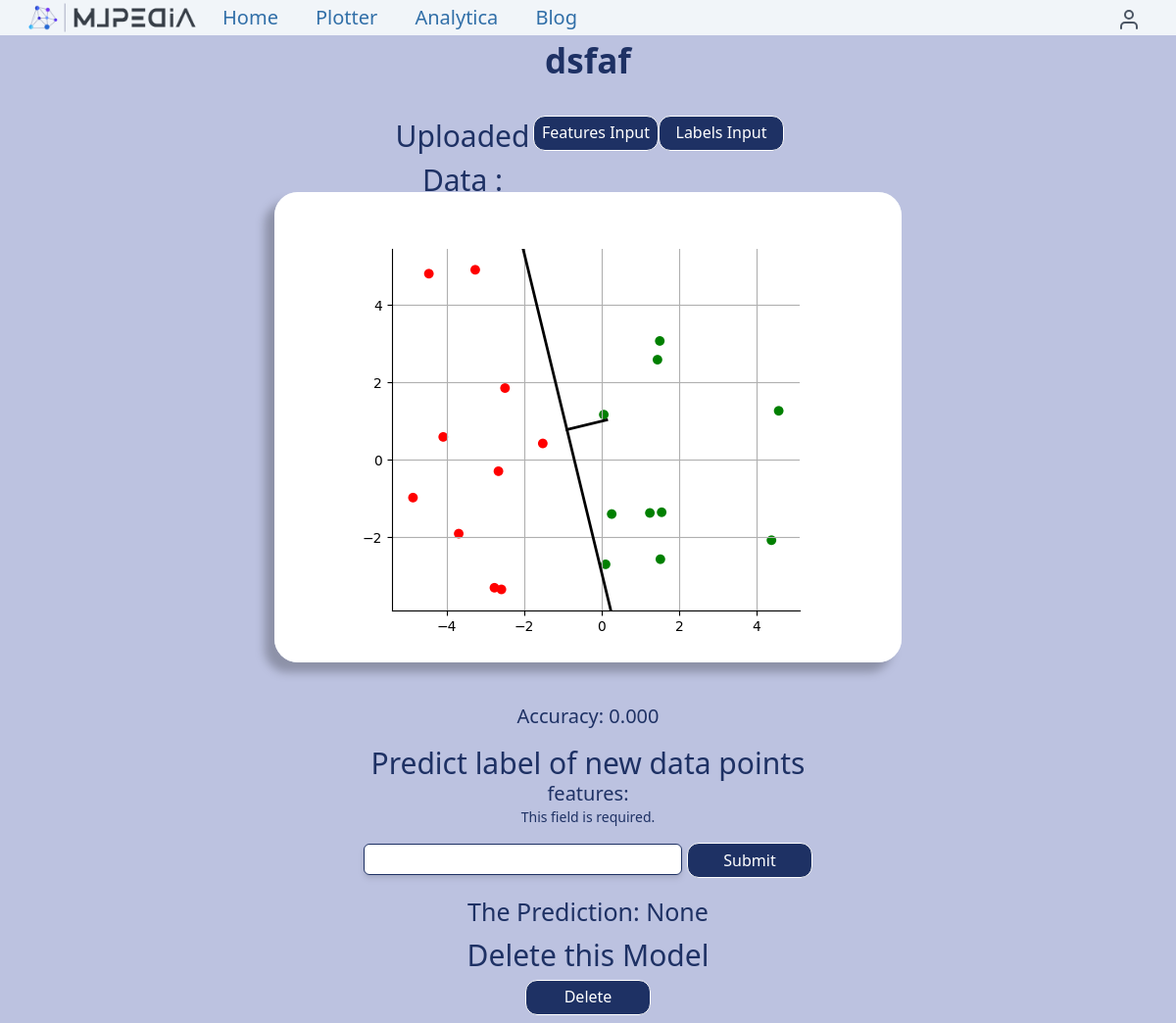
Page /analytica/pc_detail/3/dsfaf/ (signed in) on the committed database.
### analytica/models.py (models this page shows, shortened)
class Perceptron(models.Model):
    user = models.ForeignKey(settings.AUTH_USER_MODEL,
                            related_name='perceptron_models_created',
                            on_delete=models.CASCADE)
    title = models.CharField(max_length=500)
    features_input = models.FileField(upload_to='files/%Y/%m/%d/')
    labels_input = models.FileField(upload_to='files/%Y/%m/%d/')
    plot = models.ImageField(upload_to='images/%Y/%m/%d/', blank = True)
    weights_file = models.FileField(upload_to='files/%Y/%m/%d/', blank = True)
    model_accuracy = models.FloatField(default=0.0)
    slug = models.SlugField(max_length = 600, blank=True)
    created = models.DateField(auto_now_add = True, db_index = True)
    class Meta:
        ordering = ('-created',)
    def get_absolute_url(self):
        return reverse('analytica:perceptron_detail', args=[self.id, self.slug])

### analytica/views.py (the view)
@login_required
def perceptron_detail(request, model_id, model):
    pc_model = get_object_or_404(Perceptron,id = model_id, slug=model)
    prediction = None
    try:
        if request.method == 'POST':
            submitted_form = PerceptronPredictionForm(request.POST)
            if submitted_form.is_valid():
                new_data_point = submitted_form.cleaned_data['new_data_point']
                new_data_point = [str(new_data_point).split(',')]
                new_data_point = np.array(new_data_point).astype(float).T
                pc = pc_utils.Perceptron()
                fm.read_saved_rg(pc_model.weights_file.path, pc)
                prediction = pc.predict_label(new_data_point)
        else:
            submitted_form = PerceptronPredictionForm(data = request.GET)
    except:
        messages.error(request, "oops!something went wrong <br>please enter the data in correct format")
    return render(request,
                    "analytica/perceptron/perceptron_detail.html",
                    {'pc_model': pc_model,
                    'form': submitted_form,
                    'prediction': prediction})

### analytica/forms.py
class PerceptronPredictionForm(forms.Form):
    new_data_point = forms.CharField(label='features')

### analytica/templates/analytica/perceptron/perceptron_detail.html (shortened to what this page needs)
{% extends "base.html" %}
{% load static %}
{% block content %}
<body class=" bg-[#bcc2e0] h-full w-full ">
    <div class="text-center">
        <h1 class=" text-[#1e3164] text-[35px] font-semibold text-center mb-10 h-10" >{{ pc_model.title }}</h1>
        <div class="h-auto w-full flex justify-center">
            <div class="mx-10 mb-10 h-auto w-1/3 flex  justify-between items-center">
                <h1 class="text-[#1e3164] text-[30px] font-medium h-10">Uploaded Data : </h1>
                <a href="{{pc_model.features_input.url}}" download>
                    <div class="h-9 w-32 py-1 border border-white border-solid rounded-xl bg-[#1e3164] text-white text-center text-sm lg:text-base hover:bg-blue-900 hover:border-none ">
                        Features Input
                    </div>
                </a>
                <a href="{{pc_model.labels_input.url}}" download>
                    <div class="h-9 w-32 py-1 border border-white border-solid rounded-xl bg-[#1e3164] text-white text-center text-sm lg:text-base hover:bg-blue-900 hover:border-none ">
                        Labels Input
                    </div>
                </a>
            </div>
        </div>
        <div class="h-auto w-full flex justify-center">
            {% if pc_model.plot %}
            <img src="{{ pc_model.plot.url }}" class="bg-slate-200 drop-shadow-[-10px_10px_5px_rgba(0,0,0,0.25)] rounded-3xl mx-10 mb-10 ">
            {% endif %}
        </div>
        <h1 class="text-[#1e3164] text-[20px] font-medium h-10 mx-10">Accuracy: {{ pc_model.model_accuracy | floatformat:3 }}</h1>
        <h1 class="text-[#1e3164] text-[30px] font-medium mx-10 h-10">Predict label of new data points</h1>
        <form class="text-[#1e3164] text-xl mx-10" action="{{ pc_model.get_absolute_url }}" method="post">
            {{ form }}
            <input class="h-9 w-32 py-1 my-4 border border-white border-solid rounded-xl bg-[#1e3164] text-white text-center text-sm lg:text-base hover:bg-blue-900 hover:border-none " type="submit">
        </form>
        <h1 class="text-[#1e3164] text-[25px] font-medium mx-10 h-10">The Prediction:  {{ prediction }}</h1>
        <h1 class="text-[#1e3164] text-[30px] font-medium mx-10 h-10">Delete this Model</h1>
        <div class="h-auto w-full flex justify-center">
            <a href="{% url 'analytica:perceptron_delete' pc_model.id pc_model.slug %}">
                <div class="h-9 w-32  my-2 py-1 border border-white border-solid rounded-xl bg-[#1e3164] text-white text-center text-sm lg:text-base hover:bg-blue-900 hover:border-none ">
                    Delete
                </div>
            </a>
        </div>
    </div>
</body>
{% endblock %}

### rows in the picture
Perceptron: title "dsfaf", plot (picture), model_accuracy "0.000"

### other values in the picture
{{ prediction }} "None"
